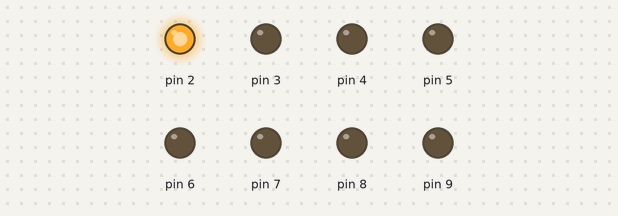
The sketch below on a simulated Arduino Uno, built with avr-gcc and run on an emulated ATmega328P. Parts: output pins drawn as LEDs (lit = HIGH).

Above: at 0.1 s.
At 1.1 s:
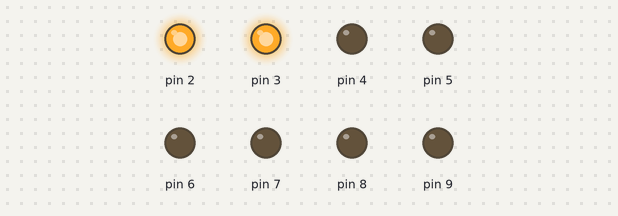
At 2.1 s:
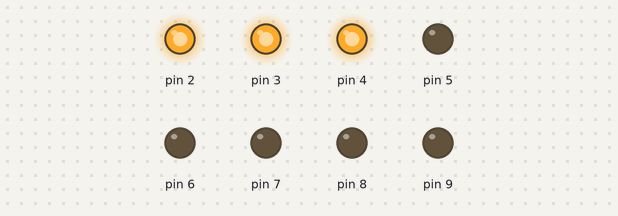
At 3.1 s:
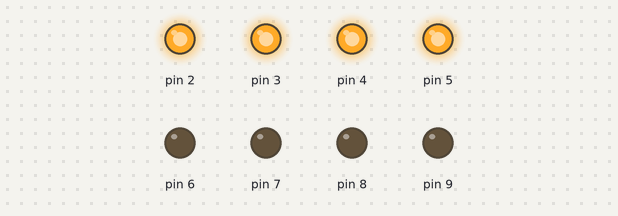
At 5.1 s:
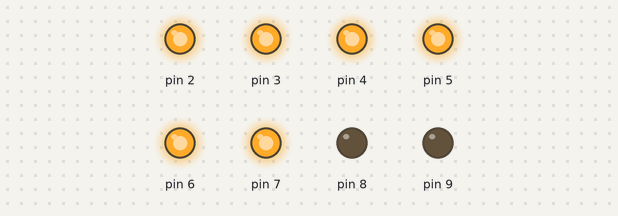
At 7.1 s:
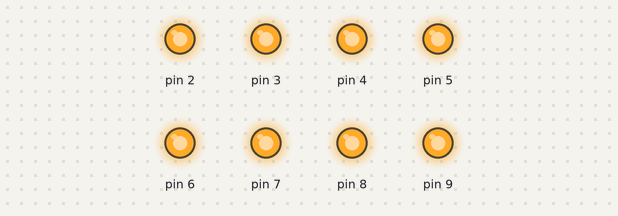
Timing chart, 0 to 8.6 s (numbered marks = the images above):
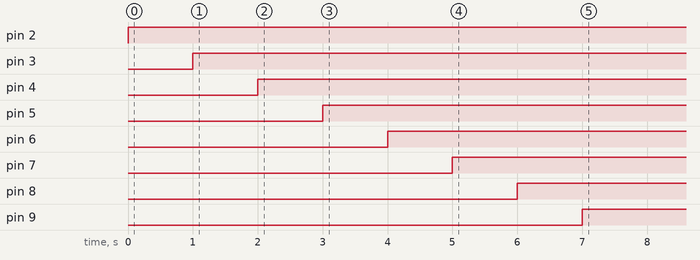

The sketch:

sketch_sep20a.ino
```cpp
void setup() {
  // put your setup code here, to run once:
  for (int a = 2; a <= 9; a++) {
    pinMode(a, OUTPUT);  // Corrected from pingMode to pinMode
  }
}

void loop() {
  // put your main code here, to run repeatedly:
  for (int a = 2; a <= 9; a++) {
    digitalWrite(a, HIGH);
    delay(1000);
  }
}
```

Measured:
- by itself, pin 2: LOW → HIGH at 0.00 s
- by itself, pin 3: LOW → HIGH at 1.0 s
- by itself, pin 4: LOW → HIGH at 2.0 s
- by itself, pin 5: LOW → HIGH at 3.0 s
- by itself, pin 6: LOW → HIGH at 4.0 s
- by itself, pin 7: LOW → HIGH at 5.0 s
- by itself, pin 8: LOW → HIGH at 6.0 s
- by itself, pin 9: LOW → HIGH at 7.0 s
